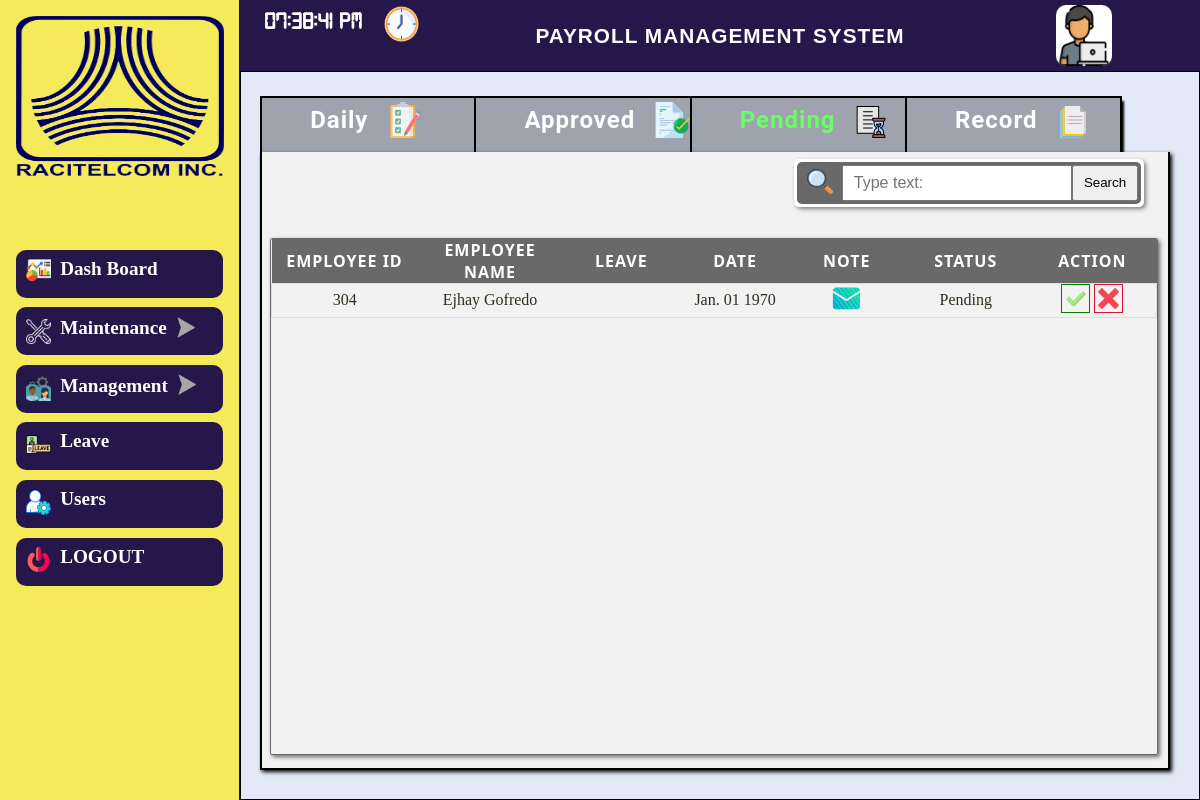
Screenshot of /admin-side/management/pending_leave_layout.php with the database file from the repository.
### tables this page shows
CREATE TABLE `tbl_company_information` (
  `ID` int(11) NOT NULL,
  `LOGO` varchar(200) NOT NULL,
  `System_Name` varchar(30) NOT NULL,
  `Company_Name` varchar(30) NOT NULL,
  `State` varchar(20) NOT NULL,
  `City` varchar(20) NOT NULL,
  `Zipcode` varchar(10) NOT NULL,
  `Street` varchar(20) NOT NULL,
  `Building_Number` varchar(10) NOT NULL
);

CREATE TABLE `tbl_personal_information` (
  `Personal_ID` int(11) NOT NULL,
  `Employees_ID` int(11) NOT NULL,
  `Last_Name` varchar(255) NOT NULL,
  `First_Name` varchar(255) NOT NULL,
  `Middle_Name` varchar(255) NOT NULL,
  `Birth_Date` date NOT NULL,
  `Email` varchar(255) NOT NULL,
  `Contact_Number` varchar(111) NOT NULL,
  `Zip_Code` varchar(255) NOT NULL,
  `Province` varchar(255) NOT NULL,
  `City` varchar(255) NOT NULL,
  `Street` varchar(255) NOT NULL,
  `Suffix` varchar(255) NOT NULL,
  `Status` varchar(255) NOT NULL,
  `Gender` varchar(255) NOT NULL
);

CREATE TABLE `tbl_file_leave` (
  `Leave_ID` int(11) NOT NULL,
  `Employees_ID` int(11) NOT NULL,
  `Leave_Types` varchar(255) NOT NULL,
  `Leave_Messages` varchar(255) NOT NULL,
  `Leave_Date` date NOT NULL,
  `Leave_Count` int(1) NOT NULL DEFAULT 0,
  `Leave_Status` varchar(10) NOT NULL
);

### admin-side/admin-layout/top_nav_read.php (called while the page is built, shortened)
<?php
      include "../../connection/connection.php";
       $select_title = "SELECT * FROM tbl_company_information order by ID desc ";
       $query_title =mysqli_query($conn,$select_title);
       $res_title = mysqli_fetch_assoc($query_title);
 ?>

### admin-side/management/leave_read.php (called while the page is built, shortened)
<?php
include "../../connection/connection.php";
$sql1 = "SELECT * FROM (SELECT Employees_ID, First_Name,Last_Name From tbl_personal_information) tbl_personal_information INNER JOIN (SELECT Leave_ID,Employees_ID,Leave_Types,Leave_Messages,Leave_Date,Leave_Status from tbl_file_leave) tbl_file_leave on tbl_personal_information.Employees_ID = tbl_file_leave.Employees_ID WHERE tbl_file_leave.Leave_Status = 'Pending'";
$file_leave1= mysqli_query($conn,$sql1);
$res_file_leave1=mysqli_fetch_assoc($file_leave1);
?>

### admin-side/management/pending_leave.php (the view, shortened to what this page needs)
<!DOCTYPE html>
<html>
<head>
	<link rel="stylesheet" type="text/css" href="leave.css">
</head>
<body>
	<div class="background">
		<div class="div-background">
			<div class="home-content">
				<div class="box-payroll">
					<div class="payroll-nav-bar">
						<ul class="active" >
							<li ><a href="leave_layout.php"  >Daily</a> <img src="../../icons/checklist.png" id="img_salary" > </li>
							<li ><a href="approved_leave_layout.php" >Approved</a> <img src="../../icons/ready.png" id="img_salary" > </li>
							<li><a href="pending_leave_layout.php"style="color:#66ff66;" >Pending</a><img id="img_history" src="../../icons/waiting-list.png">  </li>
							<li><a href="leave_record_layout.php" >Record</a><img id="img_history" src="../../icons/documents.svg">  </li>
						</ul>
					</div>
					<div class="salary">
						<div class="salary-header">
							<div class="salary-header-left">
							</div>
							<div class="salary-header-right">
								<div class="container">
								<form method="POST" action="pending_leave_layout.php" class="form">
									<div class="containter-search">
										<div class="containter-input-search">
										<img src="../../icons/search.svg" id="img_search">
										<input type="text" name="name" class="input" placeholder="Type text:">
										<input type="submit" name="pending_search"  value="Search" class="search">
										</div>
									</div>
								</form>
								</div>
							</div>
						</div>
						<div class="salary-body" >
							<table class="payroll-table"  >
								<thead>
									<tr>
										<th>Employee ID</th>
										<th>Employee Name</th>
										<th>Leave</th>
										<th>Date</th>
										<th>Note</th>
										<th>Status</th>
										<th>Action</th>
									</tr>
								</thead>
								<tbody>
									<?php do{ if(isset($res_file_leave1['Employees_ID'])){ ?>
									<tr>
										<td><?php echo $res_file_leave1['Employees_ID']; ?></td>
										<td><?php echo $res_file_leave1['First_Name']; ?> <?php echo $res_file_leave1['Last_Name']; ?></td>
										<td><?php echo $res_file_leave1['Leave_Types']; ?></td>
										<td><?php echo date('M. d Y',strtotime($res_file_leave1['Leave_Date'])); ?></td>
										<td><a href="pending_leave_view_layout.php?id=<?php echo $res_file_leave1['Leave_ID']; ?>" ><img src="../../icons/email.svg" id="img_leave_view"></a></td>
										<td><?php echo $res_file_leave1['Leave_Status']; ?></td>
										<td><a href="accepting_leave.php?id=<?php echo $res_file_leave1['Leave_ID']; ?>"><img id="accept" src="../../icons/check.png" ></a>
											<a href="reject_leave.php?id=<?php echo $res_file_leave1['Leave_ID']; ?>"><img id="reject" src="../../icons/cross.png" ></a>
										</td>
									</tr>
								</tbody>
								<?php }}while($res_file_leave1=$file_leave1->fetch_assoc()); ?>
							</table>
						</div>
						<div class="salary-lower">
							<div class="salary-lower-left">
							</div>
							<div class="salary-lower-right">
								<div class="right-1">
								</div>
								<div class="right-2">
								</div>
							</div>
						</div>
					</div>
				</div>
			</div>
		</div>
	</div>
</body>
</html>

### admin-side/admin-layout/top_nav.php (shortened to what this page needs)
<?php include"top_nav_read.php"; ?>
<!DOCTYPE html>
<html>
<head>
    <link rel="stylesheet" type="text/css" href="top_nav.css">
</head>
<body>
    <div class="top_div">
       <div class="clock">
           <p id="clock"></p><img src="../../icons/clock.png">
       </div>
       <div class="title1">
           <p><?php echo $res_title['System_Name']; ?></p>
       </div>
       <div class="user">
            <p><img src="../../icons/programmer.png"></p>
            <div class="type">
            </div>
       </div>
    </div>
</body>
</html>

### admin-side/settings/settings_layout.css (style rules this page uses)
* { padding: 0; margin: 0; box-sizing: border-box; }
html,body { position: relative; height: 100%; widows: 100%; }
.container { position: relative; height: 100%; widows: 100%; display: flex; flex-direction: row; overflow-y: hidden; }

### admin-side/admin-layout/top_side_bar.css (style rules this page uses)
* { padding: 0; margin: 0; box-sizing: border-box; }
html,body { position: relative; height: 100%; width: 100%; }

### admin-side/admin-layout/top_nav.css (style rules this page uses)
* { padding: 0; margin: 0; box-sizing: border-box; }
html,body { position: relative ; height: 100%; width: 100%; }
.top_div { position: relative; display: flex; flex-direction: row; height: 100%; width: 100%; background-color:#251749; }
.top_div .clock { position: relative; width: 25%; height: 100%; display: flex; flex-direction: row; }
.clock p { position: relative; height: 100%; width: 6em; font-size: 1.5em; color: white; font-weight: 600; padding-left: 1em; padding-top:.5em ; font-family: realtime-clock; }
.clock img { position: relative; height: 2.2em; width: 2.2em; top:.2em ; margin-top:.2em ; }
.top_div .title1 { position: relative; width: 50%; height: 100%; display: flex; justify-content: center; align-items: center; }
.title1 p { position: relative; font-size: 1.3em; text-transform: uppercase; letter-spacing: 1px; font-weight: 600; color: white; }
.top_div .user { position: relative; width: 25%; height: 100%; display: flex; flex-direction: row; }
.user img { position: relative; height: 85%; width: 3.5em; top: 5px; border-radius: 10px; margin-left: 6em; background: white; }
.user .type { position: relative; display: flex; flex-direction: column; }

### admin-side/management/pending_leave.php (style rules this page uses)
.payroll-nav-bar ul li:nth-child(1) { border-left: solid 2PX black; }

### rows the page displays
tbl_company_information: System_Name "PAYROLL MANAGEMENT SYSTEM"
tbl_personal_information: tbl_file_leave.Employees_ID "304", First_Name "Ejhay", Last_Name "Gofredo", tbl_file_leave.Leave_Date "Jan. 01 1970", tbl_file_leave.Leave_Status "Pending"
